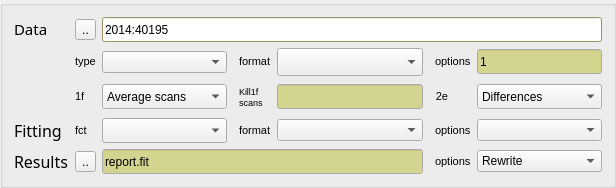
    <widget class="QGroupBox" name="groupBox_options">
     <property name="sizePolicy">
      <sizepolicy hsizetype="Expanding" vsizetype="Fixed">
       <horstretch>0</horstretch>
       <verstretch>0</verstretch>
      </sizepolicy>
     </property>
     <property name="minimumSize">
      <size>
       <width>0</width>
       <height>45</height>
      </size>
     </property>
     <property name="palette">
      <palette>
       <active>
        <colorrole role="Base">
         <brush brushstyle="SolidPattern">
          <color alpha="255">
           <red>211</red>
           <green>212</green>
           <blue>142</blue>
          </color>
         </brush>
        </colorrole>
       </active>
       <inactive>
        <colorrole role="Base">
         <brush brushstyle="SolidPattern">
          <color alpha="255">
           <red>211</red>
           <green>212</green>
           <blue>142</blue>
          </color>
         </brush>
        </colorrole>
       </inactive>
       <disabled>
        <colorrole role="Base">
         <brush brushstyle="SolidPattern">
          <color alpha="255">
           <red>211</red>
           <green>212</green>
           <blue>142</blue>
          </color>
         </brush>
        </colorrole>
       </disabled>
      </palette>
     </property>
     <property name="alignment">
      <set>Qt::AlignHCenter|Qt::AlignTop</set>
     </property>
     <layout class="QGridLayout" name="gridLayout_1">
      <item row="9" column="1">
       <widget class="QLabel" name="label_1f">
        <property name="sizePolicy">
         <sizepolicy hsizetype="Fixed" vsizetype="Preferred">
          <horstretch>0</horstretch>
          <verstretch>0</verstretch>
         </sizepolicy>
        </property>
        <property name="font">
         <font>
          <pointsize>9</pointsize>
         </font>
        </property>
        <property name="toolTip">
         <string>&lt;html&gt;Average all 1f scans or plot all scans.&lt;/html&gt;</string>
        </property>
        <property name="whatsThis">
         <string>What is this</string>
        </property>
        <property name="text">
         <string>&lt;html&gt;&lt;head/&gt;&lt;body&gt;&lt;p&gt;&lt;span style=&quot; font-size:8pt;&quot;&gt;1f&lt;/span&gt;&lt;/p&gt;&lt;/body&gt;&lt;/html&gt;</string>
        </property>
       </widget>
      </item>
      <item row="9" column="9">
       <widget class="QComboBox" name="comboBox_2eoptions">
        <property name="enabled">
         <bool>true</bool>
        </property>
        <property name="sizePolicy">
         <sizepolicy hsizetype="Expanding" vsizetype="Fixed">
          <horstretch>0</horstretch>
          <verstretch>0</verstretch>
         </sizepolicy>
        </property>
        <property name="minimumSize">
         <size>
          <width>125</width>
          <height>25</height>
         </size>
        </property>
        <property name="toolTip">
         <string/>
        </property>
        <property name="styleSheet">
         <string notr="true"/>
        </property>
        <item>
         <property name="text">
          <string>Differences</string>
         </property>
        </item>
        <item>
         <property name="text">
          <string>rawAsy</string>
         </property>
        </item>
       </widget>
      </item>
      <item row="9" column="6">
       <widget class="QLineEdit" name="lineEdit_killscans">
        <property name="enabled">
         <bool>true</bool>
        </property>
        <property name="minimumSize">
         <size>
          <width>125</width>
          <height>25</height>
         </size>
        </property>
        <property name="styleSheet">
         <string notr="true"/>
        </property>
        <property name="text">
         <string/>
        </property>
       </widget>
      </item>
      <item row="9" column="5">
       <widget class="QLabel" name="label_kill1f">
        <property name="sizePolicy">
         <sizepolicy hsizetype="Fixed" vsizetype="Preferred">
          <horstretch>0</horstretch>
          <verstretch>0</verstretch>
         </sizepolicy>
        </property>
        <property name="minimumSize">
         <size>
          <width>0</width>
          <height>30</height>
         </size>
        </property>
        <property name="font">
         <font>
          <pointsize>9</pointsize>
         </font>
        </property>
        <property name="toolTip">
         <string>&lt;html&gt;&lt;head/&gt;&lt;body&gt;&lt;p&gt;Ignore bad scans of 1f runs.&lt;/p&gt;&lt;p&gt;It should be integers separated by commas&lt;/p&gt;&lt;p&gt;Example: 1,2,3&lt;/p&gt;&lt;/body&gt;&lt;/html&gt;</string>
        </property>
        <property name="whatsThis">
         <string>What is this</string>
        </property>
        <property name="text">
         <string>&lt;html&gt;&lt;head&gt;&lt;meta name=&quot;qrichtext&quot; content=&quot;1&quot; /&gt;&lt;style type=&quot;text/css&quot;&gt;
p, li { white-space: pre-wrap; }
&lt;/style&gt;&lt;/head&gt;&lt;body style=&quot; font-family:'Wine Courier'; font-size:9pt; font-weight:400; font-style:normal; text-decoration:none;&quot;&gt;
&lt;p style=&quot; margin-top:0px; margin-bottom:0px; margin-left:0px; margin-right:0px; -qt-block-indent:0; text-indent:0px;&quot;&gt;&lt;span style=&quot; font-size:7pt;&quot;&gt;Kill1f &lt;/span&gt;&lt;/p&gt;
&lt;p style=&quot; margin-top:0px; margin-bottom:0px; margin-left:0px; margin-right:0px; -qt-block-indent:0; text-indent:0px; font-size:7pt;&quot;&gt;scans&lt;/p&gt;&lt;/body&gt;&lt;/html&gt;</string>
        </property>
        <property name="textFormat">
         <enum>Qt::RichText</enum>
        </property>
       </widget>
      </item>
      <item row="1" column="3">
       <widget class="QComboBox" name="comboBox_dataType"/>
      </item>
      <item row="12" column="3">
       <widget class="QComboBox" name="comboBox_fcn">
        <property name="sizePolicy">
         <sizepolicy hsizetype="Expanding" vsizetype="Fixed">
          <horstretch>0</horstretch>
          <verstretch>0</verstretch>
         </sizepolicy>
        </property>
        <property name="minimumSize">
         <size>
          <width>0</width>
          <height>25</height>
         </size>
        </property>
        <property name="styleSheet">
         <string notr="true"/>
        </property>
        <property name="editable">
         <bool>false</bool>
        </property>
       </widget>
      </item>
      <item row="14" column="0">
       <widget class="QLabel" name="label_res">
        <property name="font">
         <font>
          <family>Droid Sans</family>
          <pointsize>12</pointsize>
          <weight>50</weight>
          <bold>false</bold>
         </font>
        </property>
        <property name="toolTip">
         <string>&lt;html&gt;&lt;head/&gt;&lt;body&gt;&lt;p&gt;Report file, contains the results of the converged fits, &lt;/p&gt;&lt;p&gt;along the header variables (selected ones). &lt;/p&gt;&lt;p&gt;This is an ASCII file. &lt;/p&gt;&lt;p&gt;It can be imported into any software.&lt;/p&gt;&lt;/body&gt;&lt;/html&gt;</string>
        </property>
        <property name="text">
         <string>&lt;html&gt;&lt;head/&gt;&lt;body&gt;&lt;p&gt;Results&lt;/p&gt;&lt;/body&gt;&lt;/html&gt;</string>
        </property>
        <property name="textFormat">
         <enum>Qt::RichText</enum>
        </property>
       </widget>
      </item>
      <item row="1" column="6">
       <widget class="QComboBox" name="comboBox_plot">
        <property name="sizePolicy">
         <sizepolicy hsizetype="Expanding" vsizetype="Fixed">
          <horstretch>0</horstretch>
          <verstretch>0</verstretch>
         </sizepolicy>
        </property>
        <property name="minimumSize">
         <size>
          <width>146</width>
          <height>28</height>
         </size>
        </property>
        <property name="toolTip">
         <string/>
        </property>
        <property name="styleSheet">
         <string notr="true"/>
        </property>
       </widget>
      </item>
      <item row="12" column="1">
       <widget class="QLabel" name="label_fct">
        <property name="text">
         <string>&lt;html&gt;&lt;head/&gt;&lt;body&gt;&lt;p&gt;&lt;span style=&quot; font-size:8pt;&quot;&gt;fct&lt;/span&gt;&lt;/p&gt;&lt;/body&gt;&lt;/html&gt;</string>
        </property>
       </widget>
      </item>
      <item row="14" column="3" colspan="4">
       <layout class="QHBoxLayout" name="horizontalLayout_2">
        <item>
         <widget class="QLineEdit" name="lineEdit_report">
          <property name="minimumSize">
           <size>
            <width>0</width>
            <height>25</height>
           </size>
          </property>
          <property name="toolTip">
           <string/>
          </property>
          <property name="styleSheet">
           <string notr="true"/>
          </property>
          <property name="text">
           <string>report.fit</string>
          </property>
         </widget>
        </item>
       </layout>
      </item>
      <item row="9" column="8">
       <widget class="QLabel" name="label_2e">
        <property name="sizePolicy">
         <sizepolicy hsizetype="Fixed" vsizetype="Preferred">
          <horstretch>0</horstretch>
          <verstretch>0</verstretch>
         </sizepolicy>
        </property>
        <property name="toolTip">
         <string>&lt;html&gt;&lt;head/&gt;&lt;body&gt;&lt;p&gt;Mode used to generate the asymmetry from 2e runs. &lt;/p&gt;&lt;/body&gt;&lt;/html&gt;</string>
        </property>
        <property name="whatsThis">
         <string>What is this</string>
        </property>
        <property name="text">
         <string>&lt;html&gt;&lt;head/&gt;&lt;body&gt;&lt;p&gt;&lt;span style=&quot; font-size:8pt;&quot;&gt;2e&lt;/span&gt;&lt;/p&gt;&lt;/body&gt;&lt;/html&gt;</string>
        </property>
        <property name="alignment">
         <set>Qt::AlignRight|Qt::AlignTrailing|Qt::AlignVCenter</set>
        </property>
       </widget>
      </item>
      <item row="14" column="1">
       <widget class="QToolButton" name="toolButton_report">
        <property name="toolTip">
         <string>&lt;html&gt;&lt;head/&gt;&lt;body&gt;&lt;p&gt;Find the report file&lt;/p&gt;&lt;/body&gt;&lt;/html&gt;</string>
        </property>
        <property name="text">
         <string>..</string>
        </property>
       </widget>
      </item>
      <item row="0" column="1">
       <widget class="QToolButton" name="toolButton_runs">
        <property name="toolTip">
         <string>&lt;html&gt;&lt;head/&gt;&lt;body&gt;&lt;p&gt;Load data&lt;/p&gt;&lt;/body&gt;&lt;/html&gt;</string>
        </property>
        <property name="text">
         <string>..</string>
        </property>
       </widget>
      </item>
      <item row="0" column="3" colspan="7">
       <widget class="QLineEdit" name="lineEdit_data">
        <property name="enabled">
         <bool>true</bool>
        </property>
        <property name="minimumSize">
         <size>
          <width>300</width>
          <height>25</height>
         </size>
        </property>
        <property name="palette">
         <palette>
          <active>
           <colorrole role="Button">
            <brush brushstyle="SolidPattern">
             <color alpha="255">
              <red>211</red>
              <green>212</green>
              <blue>142</blue>
             </color>
            </brush>
           </colorrole>
           <colorrole role="Light">
            <brush brushstyle="SolidPattern">
             <color alpha="255">
              <red>211</red>
              <green>212</green>
              <blue>142</blue>
             </color>
            </brush>
           </colorrole>
           <colorrole role="BrightText">
            <brush brushstyle="SolidPattern">
             <color alpha="255">
              <red>211</red>
              <green>212</green>
              <blue>142</blue>
             </color>
            </brush>
           </colorrole>
           <colorrole role="Base">
            <brush brushstyle="SolidPattern">
             <color alpha="255">
              <red>255</red>
              <green>255</green>
              <blue>255</blue>
             </color>
            </brush>
           </colorrole>
           <colorrole role="Window">
            <brush brushstyle="SolidPattern">
             <color alpha="255">
              <red>211</red>
              <green>212</green>
              <blue>142</blue>
             </color>
            </brush>
           </colorrole>
           <colorrole role="HighlightedText">
            <brush brushstyle="SolidPattern">
             <color alpha="255">
              <red>211</red>
              <green>212</green>
              <blue>142</blue>
             </color>
            </brush>
           </colorrole>
          </active>
          <inactive>
           <colorrole role="Button">
            <brush brushstyle="SolidPattern">
             <color alpha="255">
              <red>211</red>
              <green>212</green>
              <blue>142</blue>
             </color>
            </brush>
           </colorrole>
           <colorrole role="Light">
            <brush brushstyle="SolidPattern">
             <color alpha="255">
              <red>211</red>
              <green>212</green>
              <blue>142</blue>
             </color>
            </brush>
           </colorrole>
           <colorrole role="BrightText">
            <brush brushstyle="SolidPattern">
             <color alpha="255">
              <red>211</red>
              <green>212</green>
              <blue>142</blue>
             </color>
            </brush>
           </colorrole>
           <colorrole role="Base">
            <brush brushstyle="SolidPattern">
             <color alpha="255">
              <red>255</red>
              <green>255</green>
              <blue>255</blue>
             </color>
            </brush>
           </colorrole>
           <colorrole role="Window">
            <brush brushstyle="SolidPattern">
             <color alpha="255">
              <red>211</red>
              <green>212</green>
              <blue>142</blue>
             </color>
            </brush>
           </colorrole>
           <colorrole role="HighlightedText">
            <brush brushstyle="SolidPattern">
             <color alpha="255">
              <red>211</red>
              <green>212</green>
              <blue>142</blue>
             </color>
            </brush>
           </colorrole>
          </inactive>
          <disabled>
           <colorrole role="Button">
            <brush brushstyle="SolidPattern">
             <color alpha="255">
              <red>211</red>
              <green>212</green>
              <blue>142</blue>
             </color>
            </brush>
           </colorrole>
           <colorrole role="Light">
            <brush brushstyle="SolidPattern">
             <color alpha="255">
              <red>211</red>
              <green>212</green>
              <blue>142</blue>
             </color>
            </brush>
           </colorrole>
           <colorrole role="BrightText">
            <brush brushstyle="SolidPattern">
             <color alpha="255">
              <red>211</red>
              <green>212</green>
              <blue>142</blue>
             </color>
            </brush>
           </colorrole>
           <colorrole role="Base">
            <brush brushstyle="SolidPattern">
             <color alpha="255">
              <red>211</red>
              <green>212</green>
              <blue>142</blue>
             </color>
            </brush>
           </colorrole>
           <colorrole role="Window">
            <brush brushstyle="SolidPattern">
             <color alpha="255">
              <red>211</red>
              <green>212</green>
              <blue>142</blue>
             </color>
            </brush>
           </colorrole>
           <colorrole role="HighlightedText">
            <brush brushstyle="SolidPattern">
             <color alpha="255">
              <red>211</red>
              <green>212</green>
              <blue>142</blue>
             </color>
            </brush>
           </colorrole>
          </disabled>
         </palette>
        </property>
        <property name="toolTip">
         <string/>
        </property>
        <property name="styleSheet">
         <string notr="true"/>
        </property>
        <property name="text">
         <string>2014:40195</string>
        </property>
        <property name="frame">
         <bool>true</bool>
        </property>
       </widget>
      </item>
      <item row="9" column="3">
       <widget class="QComboBox" name="comboBox_1fscans">
        <property name="enabled">
         <bool>true</bool>
        </property>
        <property name="sizePolicy">
         <sizepolicy hsizetype="Expanding" vsizetype="Fixed">
          <horstretch>0</horstretch>
          <verstretch>0</verstretch>
         </sizepolicy>
        </property>
        <property name="minimumSize">
         <size>
          <width>125</width>
          <height>25</height>
         </size>
        </property>
        <property name="styleSheet">
         <string notr="true"/>
        </property>
        <property name="currentIndex">
         <number>1</number>
        </property>
        <item>
         <property name="text">
          <string>Plot all scans</string>
         </property>
        </item>
        <item>
         <property name="text">
          <string>Average scans</string>
         </property>
        </item>
       </widget>
      </item>
      <item row="1" column="1">
       <widget class="QLabel" name="label">
        <property name="toolTip">
         <string>&lt;html&gt;&lt;head/&gt;&lt;body&gt;&lt;p&gt;type of data:&lt;/p&gt;&lt;p&gt;-bnmr&lt;/p&gt;&lt;p&gt;-ascii&lt;/p&gt;&lt;p&gt;more options can be added&lt;/p&gt;&lt;/body&gt;&lt;/html&gt;</string>
        </property>
        <property name="text">
         <string>&lt;html&gt;&lt;head/&gt;&lt;body&gt;&lt;p&gt;&lt;span style=&quot; font-size:8pt;&quot;&gt;type&lt;/span&gt;&lt;/p&gt;&lt;/body&gt;&lt;/html&gt;</string>
        </property>
       </widget>
      </item>
      <item row="0" column="0">
       <widget class="QLabel" name="label_sruns">
        <property name="font">
         <font>
          <family>Droid Sans</family>
          <pointsize>11</pointsize>
          <weight>50</weight>
          <bold>false</bold>
         </font>
        </property>
        <property name="toolTip">
         <string>&lt;html&gt;&lt;head/&gt;&lt;body&gt;&lt;p&gt;&lt;span style=&quot; font-weight:600;&quot;&gt;I) Reading and fitting .msr files&lt;/span&gt;&lt;/p&gt;&lt;p&gt;&lt;br/&gt;a&lt;span style=&quot; font-weight:600; text-decoration: underline;&quot;&gt;) Instructions when using run numbers:&lt;/span&gt;&lt;br/&gt;- A year must always be specified in either direct input or file input.&lt;br/&gt;- &amp;quot;|&amp;quot; is used to separate runs of different years.&lt;br/&gt;- &amp;quot;,&amp;quot; (coma) separates between run numbers.&lt;br/&gt;- &amp;quot;-&amp;quot; separates between two numbers, which defines a range of runs.&lt;br/&gt;- &amp;quot;(-)&amp;quot; is used to flip the asymmtry opposite to the original one, (either up or down). &lt;br/&gt;- No other characters or space allowed. &lt;br/&gt;Examples: &lt;br/&gt;1- &amp;quot;2011:45012,45672,42333|2013:45333(-),40123&amp;quot;&lt;br/&gt;2- &amp;quot;2011:40100-40110&amp;quot;&lt;span style=&quot; text-decoration: underline;&quot;&gt;&lt;br/&gt;b&lt;/span&gt;&lt;span style=&quot; font-weight:600; text-decoration: underline;&quot;&gt;) Instructions when using .inf files:&lt;/span&gt;&lt;br/&gt;-It is best to create .inf file out of temp.inf created by the program.&lt;br/&gt;-the file temp.inf is found in the working directory.&lt;br/&gt;-Must follow the same template as of temp.inf&lt;br/&gt;c&lt;span style=&quot; font-weight:600; text-decoration: underline;&quot;&gt;) Instructions for .list files &lt;/span&gt;&lt;br/&gt;-The content of the file must follow the same instructions as run numbers.&lt;br/&gt;Example: A file named &amp;quot;myfavoriteruns.list&amp;quot;,&lt;br/&gt;contains a single line &amp;quot;2010:45012,45672,41223,45012,40072,42313|2014:45123(-),40003&amp;quot;&lt;/p&gt;&lt;p&gt;&lt;span style=&quot; font-weight:600;&quot;&gt;&lt;br/&gt;II) Reading/fitting ASCII files&lt;/span&gt;&lt;br/&gt;-Files to fit should be either written in the lineEdit (separated by commas) or;&lt;br/&gt;in files of .list or .inf extension as above. &lt;br/&gt;-The file to fit must contain 3 columns only: [X Y DY] of plain numbers, and no characters.&lt;br/&gt;-If it is not in the same directory, then its full name with path should be given.&lt;br/&gt;Examples: &lt;br/&gt;1- Direct input: &amp;quot;file1.txt,file2.txt,file3.txt&amp;quot;&lt;br/&gt;2- .list file: contains a single ascii line: &amp;quot;file1.txt,file2.txt,file3.txt&amp;quot;&lt;br/&gt;3- .inf file: &amp;quot;myruns.inf&amp;quot;, contains columns.&lt;br/&gt;files year temp&lt;br/&gt;file1.txt 2015 100&lt;br/&gt;file2.txt 2014 200&lt;br/&gt;file3.txt 2015 300&lt;br/&gt;&lt;/p&gt;&lt;/body&gt;&lt;/html&gt;</string>
        </property>
        <property name="toolTipDuration">
         <number>100000</number>
        </property>
        <property name="statusTip">
         <string>&lt;html&gt;&lt;head/&gt;&lt;body&gt;&lt;p&gt;Here you can either specify the run(s) to plot/fit or the ascii file that contains the run numbers. You can also fit plain ASCII files here.&lt;/p&gt;&lt;p&gt;&lt;br/&gt;&lt;/p&gt;&lt;p&gt;=========================fitting .msr files==============================&lt;/p&gt;&lt;p&gt;Instructions for using run numbers:&lt;/p&gt;&lt;p&gt;- &amp;quot;|&amp;quot; is used to separate runs of different years.&lt;/p&gt;&lt;p&gt;- &amp;quot;,&amp;quot; (coma) separates between run numbers.&lt;/p&gt;&lt;p&gt;- &amp;quot;(-)&amp;quot; is used to flip the asymmtry opposite to the original one, (either up or down). &lt;/p&gt;&lt;p&gt;- &amp;quot;-&amp;quot; separates between two numbers, which define a range of runs.&lt;/p&gt;&lt;p&gt;- No other characters allowed. &lt;/p&gt;&lt;p&gt;- No space is allowed.&lt;/p&gt;&lt;p&gt;- A year must always be specified in either direct input or file input.&lt;/p&gt;&lt;p&gt; Examples: &lt;/p&gt;&lt;p&gt;1- &amp;quot;2011:45012,45672,42333|2013:45333(-),40123&amp;quot;&lt;/p&gt;&lt;p&gt;2- &amp;quot;2011:40100-40110&amp;quot;&lt;/p&gt;&lt;p&gt;&lt;br/&gt;&lt;/p&gt;&lt;p&gt;Instructions for files containing a list of run numbers:&lt;/p&gt;&lt;p&gt;- Name the extension of the file as &amp;quot;.list&amp;quot; so the program knows what to expect.&lt;/p&gt;&lt;p&gt;- The content of the file must follow the same instructions as for using run numbers.&lt;/p&gt;&lt;p&gt;&lt;br/&gt;&lt;/p&gt;&lt;p&gt;Example:  A file named &amp;quot;myfavoriteruns.list&amp;quot; contains a single line &amp;quot;2010:45012,45672,41223,45012,40072,42313|2014:45123(-),40003&amp;quot;&lt;/p&gt;&lt;p&gt;&lt;br/&gt;&lt;/p&gt;&lt;p&gt;=========================fitting ASCII files============================&lt;/p&gt;&lt;p&gt;Instructions for fitting ascii files:&lt;/p&gt;&lt;p&gt;-Name of the files to fit should be either written in the lineEdit (separated by commas) or;&lt;/p&gt;&lt;p&gt;- Contained in a file named with an extension &amp;quot;inf&amp;quot;. &lt;/p&gt;&lt;p&gt;-The ASCII file must contain 3 columns only: [X Y DY] of plain numbers, and no characters.&lt;/p&gt;&lt;p&gt;&lt;br/&gt;&lt;/p&gt;&lt;p&gt;Examples: &lt;/p&gt;&lt;p&gt;1- Direct input: &amp;quot;file1.txt,file2.txt,file3.txt&amp;quot;&lt;/p&gt;&lt;p&gt;2- Indirect input: &amp;quot;myruns.inf&amp;quot;, contains a single ascii line of filenames like above.&lt;/p&gt;&lt;/body&gt;&lt;/html&gt;</string>
        </property>
        <property name="text">
         <string>&lt;html&gt;&lt;head/&gt;&lt;body&gt;&lt;p&gt;Data&lt;/p&gt;&lt;/body&gt;&lt;/html&gt;</string>
        </property>
        <property name="textFormat">
         <enum>Qt::RichText</enum>
        </property>
       </widget>
      </item>
      <item row="12" column="0">
       <widget class="QLabel" name="label_ffct">
        <property name="sizePolicy">
         <sizepolicy hsizetype="Fixed" vsizetype="Preferred">
          <horstretch>0</horstretch>
          <verstretch>0</verstretch>
         </sizepolicy>
        </property>
        <property name="font">
         <font>
          <family>Droid Sans</family>
          <pointsize>12</pointsize>
          <weight>50</weight>
          <bold>false</bold>
         </font>
        </property>
        <property name="toolTip">
         <string>&lt;html&gt;&lt;head/&gt;&lt;body&gt;&lt;p&gt;fitting options&lt;/p&gt;&lt;/body&gt;&lt;/html&gt;</string>
        </property>
        <property name="text">
         <string>&lt;html&gt;&lt;head/&gt;&lt;body&gt;&lt;p&gt;Fitting&lt;/p&gt;&lt;/body&gt;&lt;/html&gt;</string>
        </property>
        <property name="textFormat">
         <enum>Qt::RichText</enum>
        </property>
       </widget>
      </item>
      <item row="14" column="9">
       <widget class="QComboBox" name="comboBox_report">
        <item>
         <property name="text">
          <string>Rewrite</string>
         </property>
        </item>
        <item>
         <property name="text">
          <string>Append</string>
         </property>
        </item>
        <item>
         <property name="text">
          <string>Edit bnmr logs</string>
         </property>
        </item>
       </widget>
      </item>
      <item row="1" column="9">
       <widget class="QLineEdit" name="lineEdit_graphics">
        <property name="minimumSize">
         <size>
          <width>125</width>
          <height>25</height>
         </size>
        </property>
        <property name="toolTip">
         <string/>
        </property>
        <property name="styleSheet">
         <string notr="true"/>
        </property>
        <property name="text">
         <string>1</string>
        </property>
       </widget>
      </item>
      <item row="1" column="8">
       <widget class="QLabel" name="label_bins">
        <property name="sizePolicy">
         <sizepolicy hsizetype="Fixed" vsizetype="Preferred">
          <horstretch>0</horstretch>
          <verstretch>0</verstretch>
         </sizepolicy>
        </property>
        <property name="toolTip">
         <string>&lt;html&gt;&lt;head/&gt;&lt;body&gt;&lt;p&gt;&lt;span style=&quot; font-size:10pt;&quot;&gt;Binning factor, xmin,xmax&lt;/span&gt;&lt;/p&gt;&lt;p&gt;&lt;span style=&quot; font-size:10pt;&quot;&gt;All in order and must be seprated by comma &amp;quot;,&amp;quot;&lt;/span&gt;&lt;/p&gt;&lt;p&gt;&lt;span style=&quot; font-size:10pt;&quot;&gt;Some values can be left blank;&lt;/span&gt;&lt;/p&gt;&lt;p&gt;&lt;span style=&quot; font-size:10pt;&quot;&gt;example 1: 12,0,10 where&lt;/span&gt;&lt;/p&gt;&lt;p&gt;&lt;span style=&quot; font-size:10pt;&quot;&gt;bin = 12&lt;/span&gt;&lt;/p&gt;&lt;p&gt;&lt;span style=&quot; font-size:10pt;&quot;&gt;xmin = 0&lt;br/&gt;xmax = 10 (in the units of original data)&lt;/span&gt;&lt;/p&gt;&lt;p&gt;&lt;span style=&quot; font-size:10pt;&quot;&gt;example 2: 5,,2&lt;/span&gt;&lt;/p&gt;&lt;p&gt;&lt;span style=&quot; font-size:10pt;&quot;&gt;bin=5&lt;/span&gt;&lt;/p&gt;&lt;p&gt;&lt;span style=&quot; font-size:10pt;&quot;&gt;xmin=unspecified (=-infinity)&lt;/span&gt;&lt;/p&gt;&lt;p&gt;&lt;span style=&quot; font-size:10pt;&quot;&gt;xmax=2&lt;/span&gt;&lt;/p&gt;&lt;/body&gt;&lt;/html&gt;</string>
        </property>
        <property name="whatsThis">
         <string>What is this</string>
        </property>
        <property name="text">
         <string>&lt;html&gt;&lt;head/&gt;&lt;body&gt;&lt;p&gt;&lt;span style=&quot; font-size:8pt;&quot;&gt;options&lt;/span&gt;&lt;/p&gt;&lt;/body&gt;&lt;/html&gt;</string>
        </property>
       </widget>
      </item>
      <item row="14" column="8">
       <widget class="QLabel" name="label_header">
        <property name="toolTip">
         <string>&lt;html&gt;&lt;head/&gt;&lt;body&gt;&lt;p&gt;how to handle to the report file.&lt;/p&gt;&lt;p&gt;rewrite: always overwrites the previous content.&lt;/p&gt;&lt;p&gt;append: keep the previous content.&lt;/p&gt;&lt;p&gt;edit: select new columns to add to the report&lt;/p&gt;&lt;/body&gt;&lt;/html&gt;</string>
        </property>
        <property name="text">
         <string>&lt;html&gt;&lt;head/&gt;&lt;body&gt;&lt;p&gt;&lt;span style=&quot; font-size:8pt;&quot;&gt;options&lt;/span&gt;&lt;/p&gt;&lt;/body&gt;&lt;/html&gt;</string>
        </property>
       </widget>
      </item>
      <item row="12" column="8">
       <widget class="QLabel" name="label_lib">
        <property name="toolTip">
         <string>&lt;html&gt;&lt;head/&gt;&lt;body&gt;&lt;p&gt;Migrad method is used to get symmetric error for each parameter. &lt;/p&gt;&lt;p&gt;Minos method is used to find asymmetric errors (more accurate method, but takes longer time to computing).&lt;/p&gt;&lt;p&gt;Read minuit documentation http://seal.web.cern.ch/seal/documents/minuit/mnerror.pdf &lt;/p&gt;&lt;/body&gt;&lt;/html&gt;</string>
        </property>
        <property name="text">
         <string>&lt;html&gt;&lt;head/&gt;&lt;body&gt;&lt;p&gt;&lt;span style=&quot; font-size:8pt;&quot;&gt;options&lt;/span&gt;&lt;/p&gt;&lt;/body&gt;&lt;/html&gt;</string>
        </property>
       </widget>
      </item>
      <item row="12" column="6">
       <widget class="QComboBox" name="comboBox_fitAs"/>
      </item>
      <item row="12" column="9">
       <widget class="QComboBox" name="comboBox_fitSettings"/>
      </item>
      <item row="12" column="5">
       <widget class="QLabel" name="label_3">
        <property name="toolTip">
         <string>&lt;html&gt;&lt;head/&gt;&lt;body&gt;&lt;p&gt;Single or global fits&lt;/p&gt;&lt;/body&gt;&lt;/html&gt;</string>
        </property>
        <property name="text">
         <string>&lt;html&gt;&lt;head/&gt;&lt;body&gt;&lt;p&gt;&lt;span style=&quot; font-size:8pt;&quot;&gt;format&lt;/span&gt;&lt;/p&gt;&lt;/body&gt;&lt;/html&gt;</string>
        </property>
        <property name="alignment">
         <set>Qt::AlignJustify|Qt::AlignVCenter</set>
        </property>
       </widget>
      </item>
      <item row="1" column="5">
       <widget class="QLabel" name="label_4">
        <property name="toolTip">
         <string>&lt;html&gt;&lt;head/&gt;&lt;body&gt;&lt;p&gt;Structure/type of the file to fit/create:&lt;/p&gt;&lt;p&gt;&lt;span style=&quot; font-weight:600;&quot;&gt;Ascii:&lt;/span&gt;&lt;/p&gt;&lt;p&gt;xy, xydy, xdxydy, xdxydy1dy2, xdx1dx2ydy1dy2&lt;/p&gt;&lt;p&gt;each file must have only ascii numbers and in column format as above.&lt;/p&gt;&lt;p&gt;&lt;span style=&quot; font-weight:600;&quot;&gt;bnmr:&lt;/span&gt;&lt;/p&gt;&lt;p&gt;Asy: asymmetry of ((Asy+) - (Asy-))&lt;br/&gt;Asy+: asym between B+ and F+&lt;br/&gt;Asy-: asym between B- and F-&lt;br/&gt;AsyF: asym between F+ and F-normalized by Sum of NBM&lt;br/&gt;AsyB: asym between B+ and B- normalized by sum of NBM&lt;br/&gt;AsymN: asym of Neutral Beam&lt;br/&gt;AsymN+: asym of counters during + helicity&lt;br/&gt;AsymN-: asym of NB counters during - helicity &lt;br/&gt;CntF+: F+ counter&lt;br/&gt;CntB+: B+ counter&lt;br/&gt;CntF-: F- counter&lt;br/&gt;CntB-: B- counter&lt;br/&gt;CntNF+: NF+ counter&lt;br/&gt;CntNB+: B+ counter&lt;br/&gt;CntNF-: NF- counter&lt;br/&gt;CntNB-: B- counter&lt;br/&gt;For simplicity all are named after bnmr counters&lt;br/&gt;For BNQR, replace F by R and B by L&lt;/p&gt;&lt;/body&gt;&lt;/html&gt;</string>
        </property>
        <property name="text">
         <string>&lt;html&gt;&lt;head/&gt;&lt;body&gt;&lt;p&gt;&lt;span style=&quot; font-size:8pt;&quot;&gt;format&lt;/span&gt;&lt;/p&gt;&lt;/body&gt;&lt;/html&gt;</string>
        </property>
       </widget>
      </item>
     </layout>
    </widget>
